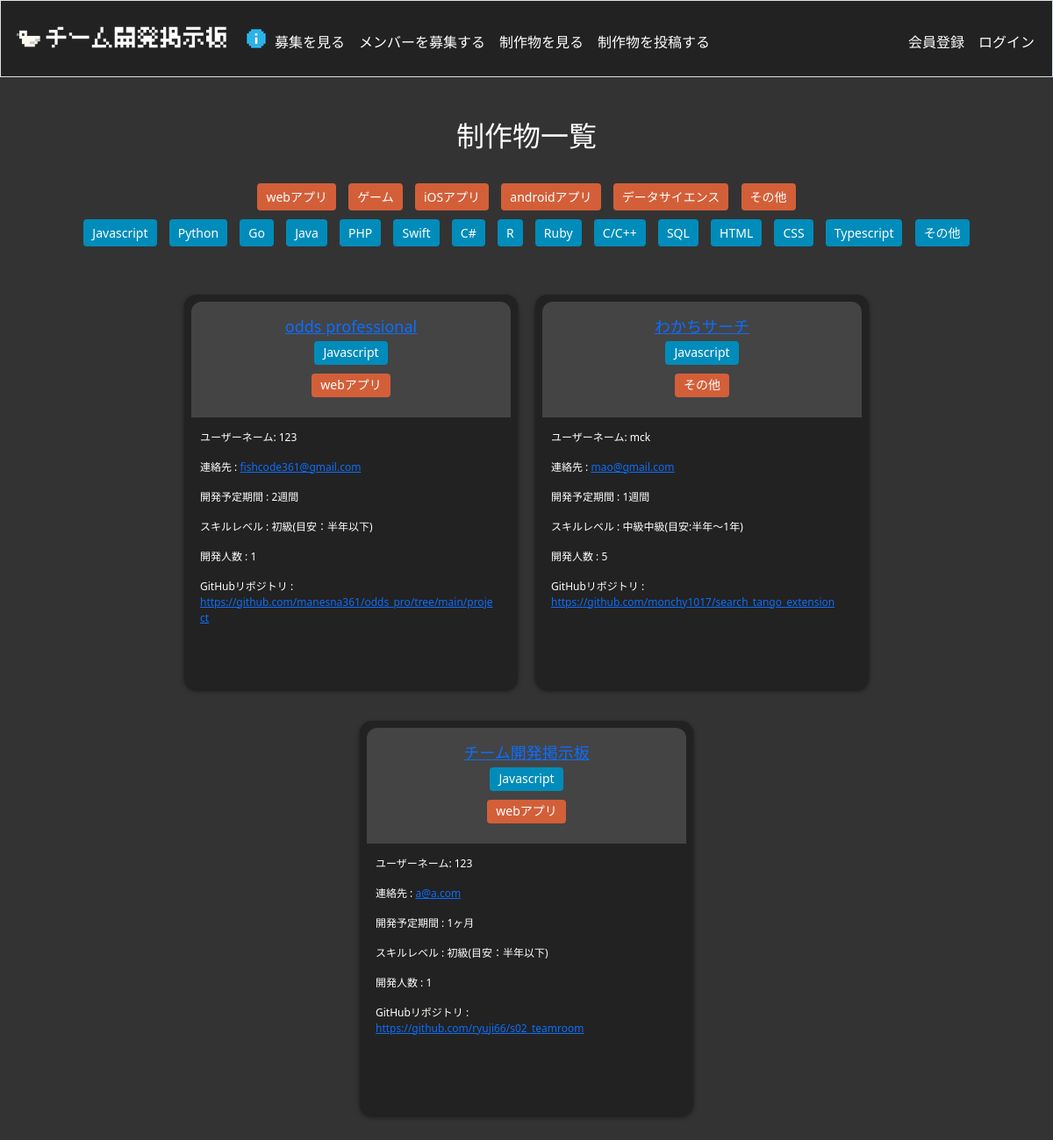
The page /watch_language/Javascript on the database its author committed.
### tables this page shows
CREATE TABLE genres (
	genre_id INTEGER PRIMARY KEY AUTOINCREMENT NOT NULL,
	name TEXT
);

CREATE TABLE languages (
	language_id INTEGER PRIMARY KEY AUTOINCREMENT NOT NULL,
	name TEXT
);

CREATE TABLE works (
         work_id INTEGER PRIMARY KEY AUTOINCREMENT NOT NULL,
         title TEXT,
         github TEXT,
         youtube TEXT,
         howmany INTEGER,
         mail_address TEXT,
         time TEXT,
         level TEXT,
         genre TEXT,
         overview TEXT,
         background TEXT,
         technique TEXT,
         body TEXT,
         user_id INTEGER, grade TEXT, dev_url TEXT, file BLOB,
         FOREIGN KEY (user_id) REFERENCES users(user_id)
 );

### app.py (the view, shortened to what this page needs)
@app.route("/watch_language/<string:tag>")
def watch_language(tag):
    genres = db.execute("SELECT * FROM genres")
    languages = db.execute("SELECT * FROM languages")
    works = db.execute("""
        SELECT works.*, GROUP_CONCAT(languages.name) as language_name, users.username
        FROM works
        LEFT JOIN language_to_work
        ON works.work_id = language_to_work.work_id
        LEFT JOIN languages
        ON languages.language_id = language_to_work.language_id
        LEFT JOIN users
        ON users.user_id = works.user_id
        WHERE languages.name = ?
        GROUP BY works.work_id;
    """, tag)
    return render_template('watch_language.html', genres=genres, languages=languages, works=works)

### templates/watch_language.html (shortened to what this page needs)
{% extends "layout.html" %}
{% block main %}
<h2>制作物一覧</h2>
<div class="tag_list">
    {% for i in genres %}
        <button name="button" type="submit" class="tag_genres" onclick="location.href='{{ url_for('watch_tag', tag=i.name) }}'">{{ i.name }}</button>
    {% endfor %}
    <br>
    {% for i in languages %}
        <button name="button" type="submit" class="tag_languages" onclick="location.href='{{ url_for('watch_language', tag=i.name) }}'">{{ i["name"] }}</button>
    {% endfor %}
</div>
<div class="box-container">
    {% for work in works %}
    <div class="box">
        <div class="box-header">
            <h2><a href="{{ url_for('watch_get', get=work.work_id) }}">{{ work.title }}</a><br>
            {% for language in work.language_name.split(',') %}
                <button class="tag_languages">{{ language }}</button>
            {% endfor %}
            <br>
            <button class="tag_genres">{{ work.genre }}</button>
            </h2>
        </div>
        <div class="box-content">
            <p>ユーザーネーム: {{ work.username }}</p>
            <p>連絡先 : <a href="mailto:{{ work.mail_address }}">{{ work.mail_address }}</a></p>
            <p>開発予定期間 : {{ work.time }}</p>
            <p>スキルレベル : {{ work.level }}</p>
            <p>開発人数 : {{ work.howmany }}</p>
            <p>GitHubリポジトリ : <a href="{{ work.github }}" target="_blank" rel="noopener">{{ work.github }}</a></p>
        </div>
    </div>
    {% endfor %}
</div>
{% endblock %}

### static/styles.css (style rules this page uses)
body { background-color: #333333; }
.tag_list { margin-top: 30px; margin-bottom: 50px; }
.box-container { display: flex; flex-wrap: wrap; flex-direction: row; justify-content: center; align-items: flex-start; gap: 20px; margin: 0 auto; }
.box { display: grid; background-color: #222222; border-radius: 14px; width: 380px; height: 450px; margin-bottom: 16px; padding: 8px; box-shadow: 0 2px 5px rgba(0, 0, 0, 0.5); display: flex; flex-direction: column; grid-auto-flow: row; }
.box-header { background-color: #444444; border-top-left-radius: 12px; border-top-right-radius: 12px; border-bottom: 0; padding: 18px; display: flex; justify-content: space-between; align-items: center; margin-bottom: 4px; flex-grow: 0; }
.box-header h2 { margin: 0; color: white; flex-grow: 1; overflow: hidden; text-overflow: ellipsis; font-size: 18px; }
.box-content { text-align: left; font-size: 12px; padding: 10px; color: white; flex-grow: 1; max-height: 400px; overflow-y: scroll; padding-right: 15px; overflow-wrap: break-word; }
.box-content p:first-child { margin-top: 0; }
h1, .mb-3, .form-label, .languageinput, .checklist, h2, h3, h4 { color: white; }
.tag_languages, .tag_genres { margin-left: 5px; margin-right: 5px; border: none; border-radius: 3px; background-color: #666666; color: white; font-size: 12px; padding: 3px 5px; margin-top: 5px; margin-bottom: 5px; }
.tag_languages { background-color: #008cba; color: white; border: none; border-radius: 4px; padding: 5px 10px; font-size: 14px; cursor: pointer; }
.tag_genres { background-color: #d35f39; color: white; border: none; border-radius: 4px; padding: 5px 10px; font-size: 14px; cursor: pointer; }

### rows shown on the page
genres: name "webアプリ"
genres: name "ゲーム"
genres: name "iOSアプリ"
genres: name "androidアプリ"
genres: name "データサイエンス"
genres: name "その他"
languages: name "Javascript"
languages: name "Python"
languages: name "Go"
languages: name "Java"
languages: name "PHP"
languages: name "Swift"
languages: name "C#"
languages: name "R"
languages: name "Ruby"
languages: name "C/C++"
languages: name "SQL"
languages: name "HTML"
languages: name "CSS"
languages: name "Typescript"
languages: name "その他"
works: title "odds professional", language "Javascript", genre "webアプリ", username "123", mail_address "fishcode361@gmail.com", time "2週間", level "初級(目安：半年以下)", howmany "1", github "https://github.com/manesna361/odds_pro/tree/main/project"
works: title "わかちサーチ", language "Javascript", genre "その他", username "mck", mail_address "mao@gmail.com", time "1週間", level "中級中級(目安:半年〜1年)", howmany "5", github "https://github.com/monchy1017/search_tango_extension"
works: title "チーム開発掲示板", language "Javascript", genre "webアプリ", username "123", mail_address "a@a.com", time "1ヶ月", level "初級(目安：半年以下)", howmany "1", github "https://github.com/ryuji66/s02_teamroom"
